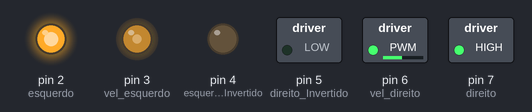
A sketch run on a simulated Arduino Uno, built with avr-gcc and run on an emulated ATmega328P. Shown: switched loads named in the sketch (green lamp = pin HIGH), output pins drawn as LEDs (lit = HIGH).

Above: at 0.1 s.
At 5.1 s:
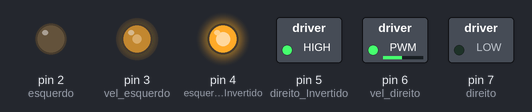
At 10.1 s:
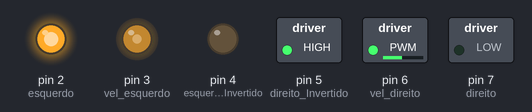
At 15.1 s:
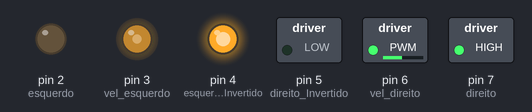
At 20.1 s:
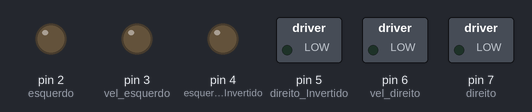
Timing chart, 0 to 21.6 s (numbered marks = the images above):
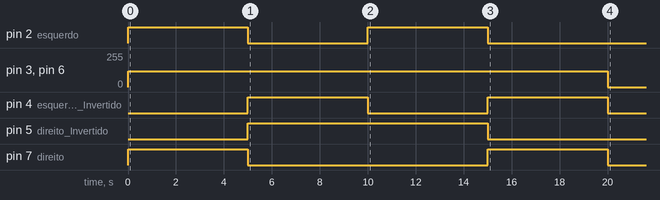

The sketch:

teste_ponteH.ino
```cpp
/*
==============================================================================================================
MAPEAMENTO DE HARDWARE:
==============================================================================================================*/
#define direito 7
#define direito_Invertido 5
#define vel_direito 6 //Precisa ser PWM

//Motor do lado esquerdo
#define esquerdo 2
#define esquerdo_Invertido 4
#define vel_esquerdo 3 //Precisa ser PWM


/*
==============================================================================================================
CONSTANTES:
==============================================================================================================*/

#define compensa_direito 0 //Valor somado a velocidade do motor direito
#define compensa_esquerdo 0 //Valor somado a velocidade do motor esquerdo


//Velocidades
#define veloc_Frente 120
#define veloc_Reverso 120


/*
==============================================================================================================
VARIÁVEIS:
==============================================================================================================*/

int tentativa;

int red_L = 0;
int green_L = 0;
int blue_L = 0;
int red_R = 0;
int green_R = 0;
int blue_R = 0;
int sensor_esquerdo;
int sensor_direito;
int distancia;


/*
==============================================================================================================
CONFIGURAÇÃO:
==============================================================================================================*/
void setup() {

  //Pinos dos motores como saída
  pinMode(direito, OUTPUT);
  pinMode(direito_Invertido, OUTPUT);
  pinMode(esquerdo, OUTPUT);
  pinMode(esquerdo_Invertido, OUTPUT);
  pinMode(vel_direito, OUTPUT);
  pinMode(vel_esquerdo, OUTPUT);


}


/*
==============================================================================================================
PROGRAMA PRINCIPAL:
==============================================================================================================*/
void loop() {
frente();
delay(5000);
tras();
delay(5000);
girar_direita();
delay(5000);
girar_esquerda();
delay(5000);
para();
delay(99999999);
}


/*==============================================================================================================
DEFININDO CADA FUNÇÃO:
==============================================================================================================*/

void frente(){

     digitalWrite(direito_Invertido, LOW);
     digitalWrite(esquerdo_Invertido, LOW);

     analogWrite(vel_direito, veloc_Frente+compensa_direito);
     analogWrite(vel_esquerdo, veloc_Frente+compensa_esquerdo);

     digitalWrite(direito, HIGH);
     digitalWrite(esquerdo, HIGH);

}

void tras(){

 digitalWrite(direito, LOW);
 digitalWrite(esquerdo, LOW);

 analogWrite(vel_direito, veloc_Reverso+compensa_direito);
 analogWrite(vel_esquerdo, veloc_Reverso+compensa_esquerdo);

 digitalWrite(direito_Invertido, HIGH);
 digitalWrite(esquerdo_Invertido, HIGH);

}


void para(){

 digitalWrite(direito_Invertido, LOW);
 digitalWrite(esquerdo_Invertido, LOW);

 analogWrite(vel_direito, 0);
 analogWrite(vel_esquerdo, 0);

 digitalWrite(direito, LOW);
 digitalWrite(esquerdo, LOW);

}

void direita(){

     digitalWrite(direito_Invertido, HIGH);
     digitalWrite(esquerdo_Invertido, LOW);

     analogWrite(vel_direito, veloc_Frente+compensa_direito);
     analogWrite(vel_esquerdo, veloc_Frente+compensa_esquerdo);

     digitalWrite(direito, LOW);
     digitalWrite(esquerdo, LOW);

}

void esquerda(){

     digitalWrite(direito_Invertido, LOW);
     digitalWrite(esquerdo_Invertido, HIGH);

     analogWrite(vel_direito, veloc_Frente+compensa_direito);
     analogWrite(vel_esquerdo, veloc_Frente+compensa_esquerdo);

     digitalWrite(direito, LOW);
     digitalWrite(esquerdo, LOW);

}

void girar_direita(){

 digitalWrite(direito, LOW);
 digitalWrite(esquerdo_Invertido, LOW);

 analogWrite(vel_direito, veloc_Reverso+compensa_direito);
 analogWrite(vel_esquerdo, veloc_Frente+compensa_esquerdo);

 digitalWrite(direito_Invertido, HIGH);
 digitalWrite(esquerdo, HIGH);

}

void girar_esquerda(){

 digitalWrite(direito_Invertido, LOW);
 digitalWrite(esquerdo, LOW);

 analogWrite(vel_direito, veloc_Frente+compensa_direito);
 analogWrite(vel_esquerdo, veloc_Reverso+compensa_esquerdo);

 digitalWrite(direito, HIGH);
 digitalWrite(esquerdo_Invertido, HIGH);

}

void tras_direita(){

 digitalWrite(direito, HIGH);
 digitalWrite(esquerdo, LOW);

 analogWrite(vel_direito, veloc_Reverso+compensa_direito);
 analogWrite(vel_esquerdo, veloc_Reverso+compensa_esquerdo);

 digitalWrite(direito_Invertido, LOW);
 digitalWrite(esquerdo_Invertido, HIGH);

}

void tras_esquerda(){
 digitalWrite(direito, HIGH);
 digitalWrite(esquerdo, LOW);

 analogWrite(vel_direito, veloc_Reverso+compensa_direito);
 analogWrite(vel_esquerdo, veloc_Reverso+compensa_esquerdo);

 digitalWrite(direito_Invertido, LOW);
 digitalWrite(esquerdo_Invertido, HIGH);
 }
```

Measured:
- by itself, pin 2 (esquerdo), pin 4 (esquerdo_Invertido): alternates HIGH for 5.0 s and LOW for 5.0 s, 4 changes in all, then stays LOW
- by itself, pin 3 (vel_esquerdo), pin 6 (vel_direito): 0/255 → 120/255 at 0.00 s, → 0/255 20.0 s later
- by itself, pin 5 (direito_Invertido): LOW → HIGH at 5.0 s, → LOW 10.0 s later
- by itself, pin 7 (direito): alternates HIGH for 5.0 s and LOW for 10.0 s, 4 changes in all, then stays LOW
